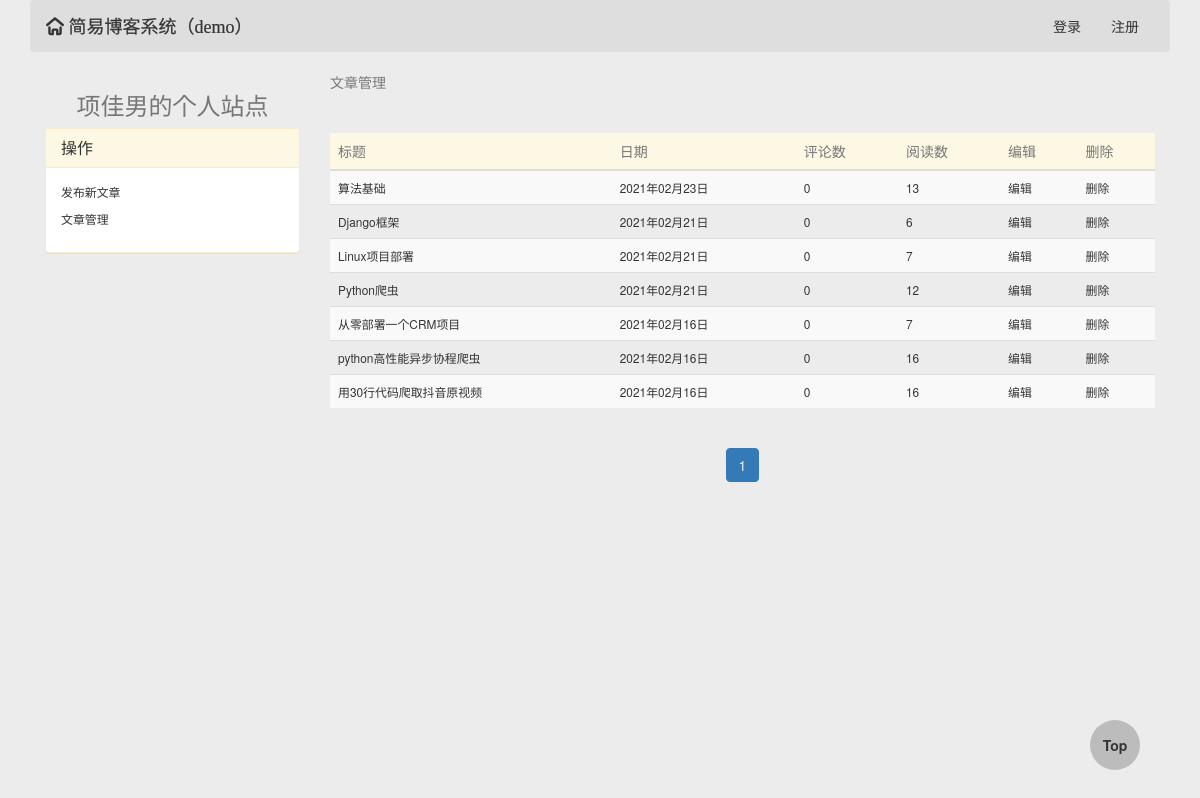
The page /项佳男/article_manager/ on the database its author committed.
### blog/models.py (models this page shows, shortened)
class BlogSite(models.Model):
    title = models.CharField(max_length=32, null=True, verbose_name='个人站点标题')

class Article(models.Model):
    title = models.CharField(max_length=64, verbose_name='文章标题')
    desc = models.CharField(max_length=256, verbose_name='文章描述信息')
    create_time = models.DateTimeField(auto_now_add=True, verbose_name='文章创建日期')
    content = models.TextField()
    view_count = models.IntegerField(default=0)
    like_count = models.IntegerField(default=0)
    dislike_count = models.IntegerField(default=0)
    comment_count = models.IntegerField(default=0)
    user = models.ForeignKey('UserInfo', on_delete=models.CASCADE)
    tag = models.ManyToManyField('Tag')

### blog/templatetags/my_tags.py (called while the page is built)
@register.inclusion_tag('parts/header.html')
def get_header_style(request):
    form_login = UserFormLogin()
    form_reg = UserFormReg()
    username = UserInfo.objects.filter(username=request.user.username).first()
    blog_site = BlogSite.objects.filter(userinfo=username).first()
    return {'form_login': form_login, 'form_reg': form_reg, 'request': request, 'blog_site': blog_site}

@register.inclusion_tag('parts/paginator.html')
def get_paginator_style(current_page, page_range, current_page_num):
    return {'current_page': current_page, 'page_range': page_range, 'current_page_num': current_page_num}

@register.inclusion_tag('parts/side-left-manager.html')
def get_side_left_manager_style(request, username):
    blog_site = BlogSite.objects.filter(userinfo__username=username).first()
    return {'request': request, 'username': username, 'blog_site': blog_site}

### blog/views.py (called while the page is built)
def my_paginator(request, article_list, max_item):
    paginator = Paginator(article_list, max_item)
    current_page_num = int(request.GET.get('page', 1))
    try:  # 正常页码
        current_page = paginator.page(current_page_num)
    except EmptyPage as e:  # 错误页码，设置为1
        current_page = paginator.page(1)
    num = 3  # 显示的页面总个数：(num * 2) + 1
    if paginator.num_pages > (num * 2) + 1:
        if current_page_num - num <= 0:
            page_range = range(1, (num * 2) + 2)
        elif current_page_num + num > paginator.count:
            page_range = range(paginator.count - (num * 2), paginator.count + 1)
        else:
            page_range = range(current_page_num - num, current_page_num + num + 1)
    else:
        page_range = paginator.page_range
    return current_page, page_range, current_page_num

def user_article_manager(request, username):
    article_list = Article.objects.filter(user__username=username).order_by('-create_time')
    current_page, page_range, current_page_num = my_paginator(request, article_list, 10)
    return render(request, 'user-article-manager.html', locals())

### templates/user-article-manager.html (shortened to what this page needs)
{% extends "base0.html" %}
{% block body %}
    <div class="header">
        {% load my_tags %}
        {% get_header_style request %}
    </div>
    <div class="col-md-3">
        {% load my_tags %}
        {% get_side_left_manager_style request username %}
    </div>
    <div class="col-md-9">
        <span class="text-muted">文章管理</span>
        <hr>
        <table class="table table-striped table-hover">
            <thead>
            <tr class="warning text-muted">
                <th>标题</th>
                <th>日期</th>
                <th>评论数</th>
                <th>阅读数</th>
                <th>编辑</th>
                <th>删除</th>
            </tr>
            </thead>
            <tbody>
            {% for article in current_page %}
                <tr class="small">
                    <td><a href="/{{ article.user.username }}/articles/{{ article.id }}">{{ article.title }}</a></td>
                    <td>{{ article.create_time|date:'Y年m月d日' }}</td>
                    <td>{{ article.comment_count }}</td>
                    <td>{{ article.view_count }}</td>
                    <th><a href="/{{ username }}/article_manager/article_change/{{ article.id }}">编辑</a></th>
                    <th><a href="/{{ username }}/article_manager/article_delete/{{ article.id }}/">删除</a></th>
                </tr>
            {% endfor %}
            </tbody>
        </table>
        {% load my_tags %}
        {% get_paginator_style current_page page_range current_page_num %}
    </div>
{% endblock %}

### templates/parts/side-left-manager.html
<a href="/{{ username }}/">
    <span class="h3 text-muted center-block text-center">{{ blog_site.title }}</span>
</a>
<div class="panel panel-warning">
    <div class="panel-heading" role="tab" id="headingOne">
        <h4 class="panel-title">
            <a role="button" data-toggle="collapse" href="#collapseOne">
                操作
            </a>
        </h4>
    </div>
    <div id="collapseOne" class="panel-collapse collapse in" role="tabpanel">
        <div class="panel-body">
            <p>
                <a class="center-block small" href="/{{ username }}/article_manager/article_create/">发布新文章</a>
            </p>
            <p>
                <a class="center-block small" href="/{{ request.user.username }}/article_manager/">文章管理</a>
            </p>
        </div>
    </div>
</div>

### static/blog/auth.css (style rules this page uses)
.btn, .btn:hover, a, a:hover { transition: all .3s ease-in-out; }

### rows shown on the page
BlogSite: title "项佳男的个人站点"
Article: title "算法基础", create_time "2021年02月23日", comment_count "0", view_count "13"
Article: title "Django框架", create_time "2021年02月21日", comment_count "0", view_count "6"
Article: title "Linux项目部署", create_time "2021年02月21日", comment_count "0", view_count "7"
Article: title "Python爬虫", create_time "2021年02月21日", comment_count "0", view_count "12"
Article: title "从零部署一个CRM项目", create_time "2021年02月16日", comment_count "0", view_count "7"
Article: title "python高性能异步协程爬虫", create_time "2021年02月16日", comment_count "0", view_count "16"
Article: title "用30行代码爬取抖音原视频", create_time "2021年02月16日", comment_count "0", view_count "16"

### other values the page prints
{{ i }} "1"
